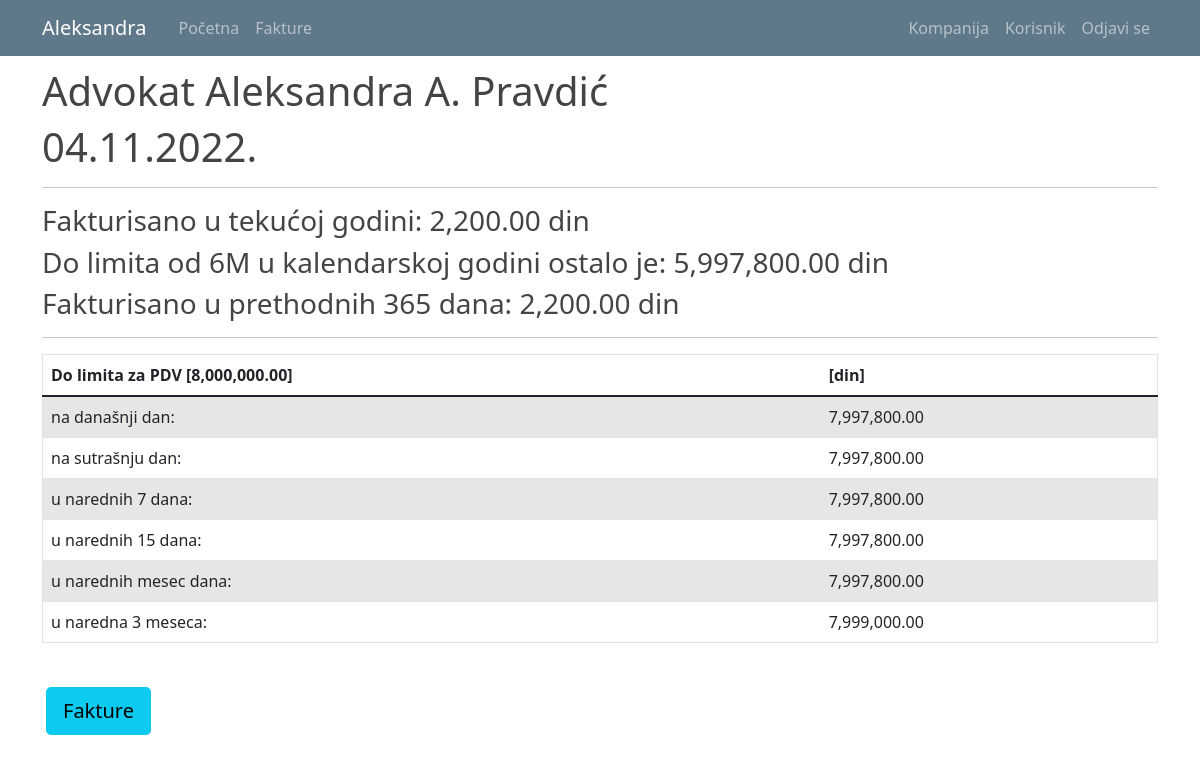
Page /home (signed in) on the committed database.
### kpo/models.py (models this page shows, shortened)
class User(db.Model, UserMixin):
    id = db.Column(db.Integer, primary_key=True)
    email = db.Column(db.String(120), unique=True, nullable=False)
    password = db.Column(db.String(60), nullable = False)
    name = db.Column(db.String(20), unique=False, nullable=False)
    surname = db.Column(db.String(20), unique=False, nullable=False)
    workplace = db.Column(db.String(20), unique=False, nullable=False)
    authorization = db.Column(db.String(20), nullable = False) # ovde treba da budu tipovi korisnika: S_admin, C_admin, C_user
    gender = db.Column(db.String(1)) #(0, "srednji"), (1, "muški"), (2, "ženski")
    company_id = db.Column(db.Integer, db.ForeignKey('company.id'), nullable=True)
    invoices = db.relationship('Invoice', backref='invoice_user', lazy=True)

class Company(db.Model):
    id = db.Column(db.Integer, primary_key=True)
    companyname = db.Column(db.String(50), unique=True, nullable=False)         #Helios, Metalac, Tetrapak, Foka, Papir Print
    company_address = db.Column(db.String(50), unique=False, nullable=False)
    company_address_number = db.Column(db.String(5), nullable=False)
    company_zip_code = db.Column(db.Integer, nullable=False)
    company_city = db.Column(db.String(50), unique=False, nullable=False)
    company_state = db.Column(db.String(20), unique=False, nullable=False)
    company_pib = db.Column(db.Integer, nullable=False)
    company_mb = db.Column(db.Integer, nullable=False)
    company_site = db.Column(db.String(50), unique=True, nullable=False) #vidi imali neki model tipa db.Link()
    company_mail = db.Column(db.String(120), unique=True, nullable=False)
    company_phone = db.Column(db.String(20), nullable=False)
    company_logo = db.Column(db.String(60), nullable=False)
    users = db.relationship('User', backref='user_company', lazy=True)
    invoices = db.relationship('Invoice', backref='invoice_company', lazy=True)

### kpo/main/routes.py (the view)
@main.route("/")
@main.route("/home")
def home():
    if current_user.is_authenticated:
        form = DashboardData(current_user.user_company.id)
        print(f'{current_user.user_company.id=}')
    else:
        print(f'nije ulogovan niko')
        return redirect(url_for('main.about'))
        flash('You have to be logged in to visit Home page' 'info')
    return render_template('home.html', title='Početna', form=form)
    print(form.start_day)

### kpo/models.py (called while the page is built)
@login_manager.user_loader
def load_user(user_id):
    return User.query.get(int(user_id))

### kpo/templates/home.html
{% extends "layout.html" %}
{% block content %}
{% if current_user.is_authenticated %}
  <h1>{{ current_user.user_company.companyname }}</h1>
  <h1>{{ form.end_day.strftime("%d.%m.%Y.") }} </h1>
  <hr>
  <h3>Fakturisano u tekućoj godini: {{ '{:,.2f}'.format(form.limit -form.razlika[0] + 2000000) }} din</h3>
  <h3>Do limita od 6M u kalendarskoj godini ostalo je: {{ '{:,.2f}'.format(form.razlika[0] - 2000000) }} din</h3>
  <h3>Fakturisano u prethodnih 365 dana: {{ '{:,.2f}'.format(form.limit - form.razlika[1] + 2000000) }} din</h3>
  <hr>
  <table id="data" border="1" class="table table-striped">
    <thead>
      <tr id="header">
        <th>Do limita za PDV [8,000,000.00]</th>
        <th>[din]</th>
      </tr>
    </thead>
    <tbody>
      <tr>
        <td>na današnji dan:</td>
        <td>{{ '{:,.2f}'.format(form.razlika[1]) }}</td>
      </tr>
      <tr>
        <td>na sutrašnju dan:</td>
        <td>{{ '{:,.2f}'.format(form.razlika[2]) }}</td>
      </tr>
      <tr>
        <td>u narednih 7 dana:</td>
        <td>{{ '{:,.2f}'.format(form.razlika[3]) }}</td>
      </tr>
      <tr>
        <td>u narednih 15 dana:</td>
        <td>{{ '{:,.2f}'.format(form.razlika[4]) }}</td>
      </tr>
      <tr>
        <td>u narednih mesec dana:</td>
        <td>{{ '{:,.2f}'.format(form.razlika[5]) }}</td>
      </tr>
      <tr>
        <td>u naredna 3 meseca:</td>
        <td>{{ '{:,.2f}'.format(form.razlika[6]) }}</td>
      </tr>
    </tbody>
  </table>
  <br>
  <a class="btn btn-info btn-lg m-1" href="{{ url_for('invoices.invoice_list') }}">Fakture</a>
{% endif %}
{% endblock content%}

### kpo/templates/layout.html (shortened to what this page needs)
<!doctype html>
<html lang="en">
  <head>
    <link rel="stylesheet" href="https://cdn.jsdelivr.net/npm/bootstrap@4.3.1/dist/css/bootstrap.min.css">
    <link rel="stylesheet" type="text/css" href="{{ url_for('static', filename='main.css') }}">
    <link href="https://cdn.jsdelivr.net/npm/bootstrap@5.0.1/dist/css/bootstrap.min.css" rel="stylesheet">
    <link rel="stylesheet" type="text/css" href="https://cdn.datatables.net/1.10.25/css/dataTables.bootstrap5.css">
  </head>
  <body>
    <header class="site-header">
      <nav class="navbar navbar-expand-md navbar-dark bg-steel fixed-top">
        <div class="container">
          <a class="navbar-brand mr-4" href="/">{{ current_user.name }}</a>
          <div class="collapse navbar-collapse" id="navbarToggle">
            <div class="navbar-nav mr-auto">
              {% if current_user.is_authenticated %}
                <a class="nav-item nav-link" href="{{ url_for('main.home') }}">Početna</a>
                <a class="nav-item nav-link" href="{{ url_for('invoices.invoice_list') }}">Fakture</a>
              {% else %}
                <a class="nav-item nav-link" href="{{ url_for('main.home') }}">Početna</a>
                <a class="nav-item nav-link" href="{{ url_for('main.about') }}">O softveru</a>
              {% endif %}
            </div>
            <div class="navbar-nav">
              {% if current_user.is_authenticated %}
                {% if current_user.authorization == 's_admin' %}
                  <a class="nav-item nav-link" href="{{ url_for('companys.company_list') }}">Kompanija</a>
                  <a class="nav-item nav-link" href="{{ url_for('users.user_list') }}">Korisnik</a>
                  <a class="nav-item nav-link" href="{{ url_for('users.logout') }}">Odjavi se</a>
                {% elif current_user.authorization == 'c_admin'%}
                  <a class="nav-item nav-link" href="{{ url_for('companys.company_list') }}">Kompanija</a>
                  <a class="nav-item nav-link" href="{{ url_for('users.user_list') }}">Korisnik</a>
                  <a class="nav-item nav-link" href="{{ url_for('users.logout') }}">Odjavi se</a>
                {% else %}
                  <a class="nav-item nav-link" href="{{ url_for('users.user_list') }}">Korisnik</a>
                  <a class="nav-item nav-link" href="{{ url_for('users.logout') }}">Odjavi se</a>
                {% endif %}
              {% else %}
                <a class="nav-item nav-link" href="{{ url_for('users.login') }}">Prijavite se</a>
              {% endif %}
            </div>
          </div>
        </div>
      </nav>
    </header>
    <main role="main" class="container">
      <div class="row">
        <div class="">
          {% block content %}{% endblock %}
        </div>
      </div>
    </main>
  </body>
</html>

### kpo/static/main.css (style rules this page uses)
body { background: #fafafa; color: #333333; margin-top: 5rem; }
h1, h2, h3, h4, h5, h6 { color: #444444; }
.bg-steel { background-color: #5f788a; }
.site-header .navbar-nav .nav-link { color: #cbd5db; }

### rows in the picture
User: name "Aleksandra"
Company: user_company.companyname "Advokat Aleksandra A. Pravdić"

### other values in the picture
{{ '{:,.2f}'.format(form.limit -form.razlika[0] + 2000000) }} "2,200.00"
{{ '{:,.2f}'.format(form.razlika[0] - 2000000) }} "5,997,800.00"
{{ '{:,.2f}'.format(form.limit - form.razlika[1] + 2000000) }} "2,200.00"
{{ '{:,.2f}'.format(form.razlika[1]) }} "7,997,800.00"
{{ '{:,.2f}'.format(form.razlika[2]) }} "7,997,800.00"
{{ '{:,.2f}'.format(form.razlika[3]) }} "7,997,800.00"
{{ '{:,.2f}'.format(form.razlika[4]) }} "7,997,800.00"
{{ '{:,.2f}'.format(form.razlika[5]) }} "7,997,800.00"
{{ '{:,.2f}'.format(form.razlika[6]) }} "7,999,000.00"
